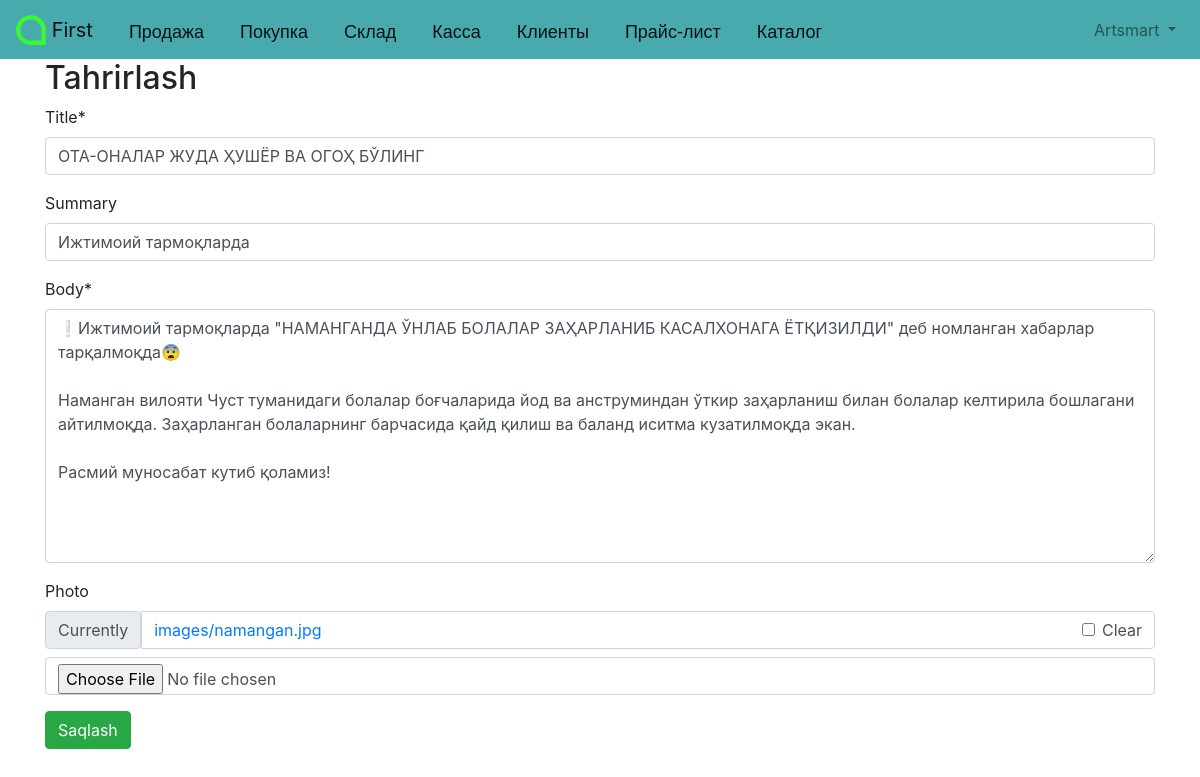
The app's page /articles/4/edit/ (signed in) with its own data.
### accounts/models.py (models this page shows)
class CustomUser(AbstractUser):
    age = models.PositiveIntegerField(null=True, blank=True)

### articles/models.py (models this page shows, shortened)
class Article(models.Model):
    title = models.CharField(max_length=155)
    summary = models.CharField(max_length=200, blank=True)
    body = RichTextField()
    photo = models.ImageField(upload_to='images/', blank=True)
    date = models.DateTimeField(auto_now_add=True)
    author = models.ForeignKey(
        get_user_model(),
        on_delete=models.CASCADE,
    )

### articles/views.py (the view)
# urls.py: path('<int:pk>/edit/', ArticleUpdateView.as_view(), name="article_edit"),
class ArticleUpdateView(LoginRequiredMixin, UserPassesTestMixin, UpdateView):
    model = Article
    fields = ('title', 'summary', 'body', 'photo')
    template_name = 'article_edit.html'
    def test_func(self):
        obj = self.get_object()
        return obj.author == self.request.user

### templates/article_edit.html (shortened to what this page needs)
{% extends 'base.html' %}
{% load crispy_forms_tags %}
{% block content %}
    <h2>Tahrirlash</h2>
    <form method="post" enctype="multipart/form-data">{% csrf_token %}
        {{ form|crispy }}
    <button class="btn btn-success" type="submit">Saqlash</button>
    </form>
{% endblock content %}

### templates/base.html (shortened to what this page needs)
{% load static %}
<!DOCTYPE html>
<html lang="en">
<head>
    <link rel="stylesheet" href="https://cdn.jsdelivr.net/npm/bootstrap@4.5.3/dist/css/bootstrap.min.css">
</head>
    <body>
        <nav class="navbar navbar-expand-lg navbar-light" style="background-color: #48AAAD" id="bosh" >
            <a class="navbar-brand" href="/">
                <img src="/static/artel.png" width="30" height="30" class="d-inline-block align-top" alt="">
                First
            </a>
            <a class="navbar-brand" id="knopka" href="/">Продажа</a>
            <a class="navbar-brand" id="knopka" href="/">Покупка</a>
            <a class="navbar-brand" id="knopka" href="/">Склад</a>
            <a class="navbar-brand" id="knopka" href="/">Касса</a>
            <a class="navbar-brand" id="knopka" href="/">Клиенты</a>
            <a class="navbar-brand" id="knopka" href="/">Прайс-лист</a>
            <a class="navbar-brand" id="knopka" href="{% url 'product_catalog'%}">Каталог</a>
            <div class="collapse navbar-collapse" id="navbarSupportedContent">
                {% if user.is_authenticated %}
                    <ul class="navbar-nav ml-auto">
                        <li class="nav-item">
                            <a class="nav-link dropdown-toggle" href="#"
                                id="navbarDropdown" role="button" data-toggle="dropdown"
                                aria-haspopup="true" aria-expanded="false">
                                {{ user.username | title }}
                            </a>
                        </li>
                    </ul>
                {% else %}
                    <form class="form-inline ml-auto">
                        <a href="{% url 'login' %}" class="btn btn-outline-light">Kirish</a>
                        <a href="{% url 'signup' %}" class="btn btn-primary ml-2">Ro'yxatdan o'tish</a>
                    </form>
                {% endif %}
            </div>
        </nav>
        <main>
        <div class="container">
            {% block content %}
            {% endblock content %}
        </div>
        </main>
    </body>
</html>

### templates/base.html (style rules this page uses)
#knopka { margin-top: 6; padding-left: 20; font-family: arial; font-size: 18px; }

### records on screen
CustomUser: username "Artsmart"
Article: title "ОТА-ОНАЛАР ЖУДА ҲУШЁР ВА ОГОҲ БЎЛИНГ", summary "Ижтимоий тармоқларда", body "❕Ижтимоий тармоқларда \"НАМАНГАНДА ЎНЛАБ БОЛАЛАР ЗАҲАРЛАНИБ КАСАЛХОНАГА ЁТҚИЗИЛДИ\" деб номланган хабарлар тарқалмоқда😨 Наманган вилояти Чуст туманидаги болалар боғчаларида йод ва анструминдан ўткир заҳарланиш билан болалар келтирила бошлагани айтилмоқда. Заҳарланган болаларнинг барчасида қайд қилиш ва баланд иситма кузатилмоқда экан. Расмий муносабат кутиб қоламиз!"
